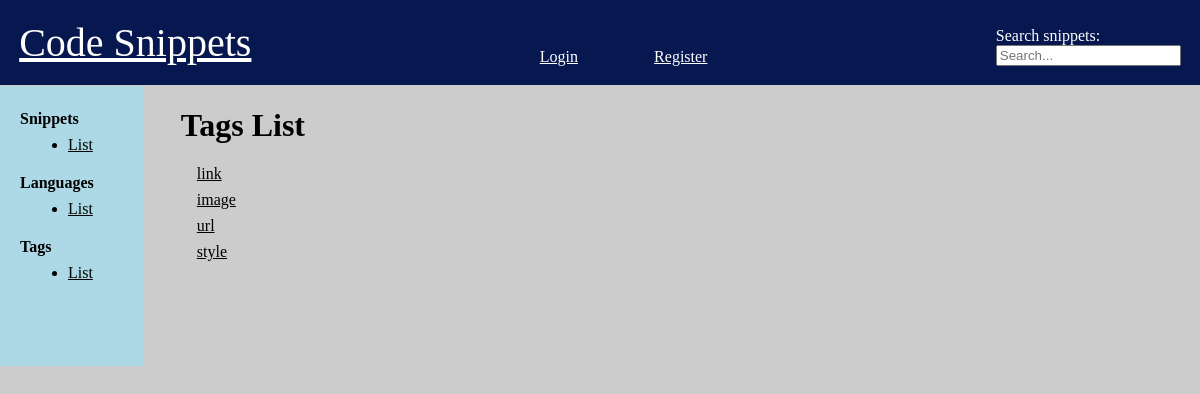
Screenshot of /tags/list with the database file from the repository.
### snippets/models.py (models this page shows)
class Tag(models.Model):
    name = models.CharField(max_length=25)
    def __str__(self):
        return f'{self.name}'

### snippets/views.py (the view)
# urls.py: path('tags/list', views.list_tag, name='list_tag'),
def list_tag(request):
    tags = Tag.objects.all()
    return render(request, 'snippets/list_tag.html', {'tags': tags})

### templates/snippets/list_tag.html (shortened to what this page needs)
{% extends 'base.html' %}
{% block content %}
    <h1> Tags List </h1>
    {% for tag in tags %}
        <div class="list-item">
            <a href="{% url 'detail_tag' pk=tag.pk %}"> {{ tag }} </a>
        </div>
    {% endfor %}
{% endblock content %}

### static/css/style.css (style rules this page uses)
html, body { margin: 0; padding: 0; }
body { background-color: #ccc; }
a { color: black; }
.list-item { padding: 0 0 0.5rem 1rem; display: flex; justify-content: space-between; }
h1 { display: flex; justify-content: space-between; }

### rows the page displays
Tag: name "link"
Tag: name "image"
Tag: name "url"
Tag: name "style"
